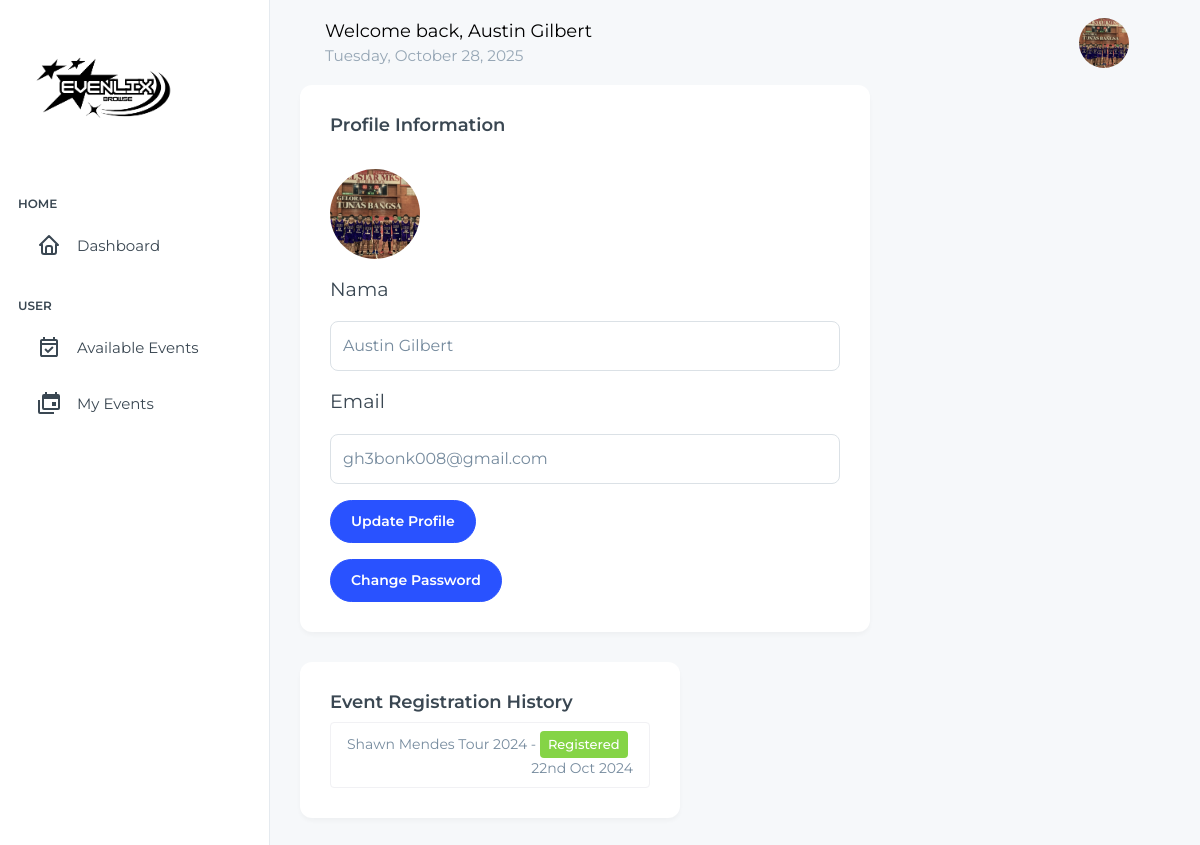
/profile.php (signed in), run on the app's committed database.
### tables this page shows
CREATE TABLE `users` (
  `user_id` int(11) NOT NULL,
  `email` varchar(255) NOT NULL,
  `username` varchar(100) NOT NULL,
  `password` varchar(255) NOT NULL,
  `role` enum('admin','user') NOT NULL DEFAULT 'user',
  `foto` varchar(50) DEFAULT NULL,
  `id_events` int(11) DEFAULT NULL
);

CREATE TABLE `registrations` (
  `registration_id` int(11) NOT NULL,
  `user_id` int(11) NOT NULL,
  `event_id` int(11) NOT NULL,
  `registration_date` timestamp NOT NULL DEFAULT current_timestamp(),
  `tickets` int(11) NOT NULL DEFAULT 1
);

CREATE TABLE `events` (
  `id_events` int(11) NOT NULL,
  `event_name` varchar(255) NOT NULL,
  `date_time` datetime NOT NULL,
  `max_capacity` int(11) NOT NULL,
  `location` varchar(225) NOT NULL,
  `description` text NOT NULL,
  `photo` varchar(225) NOT NULL,
  `created_at` timestamp NOT NULL DEFAULT current_timestamp(),
  `status` varchar(30) DEFAULT NULL
);

### pre-profile.php (called while the page is built)
<?php
    include 'connect.php';
    $user_id = $_SESSION['user_id'];
    $sql = "SELECT username, email, foto FROM users WHERE user_id = ?";
    $stmt = $conn->prepare($sql);
    $stmt->bind_param("i", $user_id);
    $stmt->execute();
    $result = $stmt->get_result();
    $user = $result->fetch_assoc();
?>

### profile.php (the view, shortened to what this page needs)
<!doctype html>
<html lang="en">
<head>
    <link rel="stylesheet" href="../assets/css/styles.min.css" />
</head>
<body>
    <div class="page-wrapper" id="main-wrapper" data-layout="vertical" data-navbarbg="skin6" data-sidebartype="full"
        data-sidebar-position="fixed" data-header-position="fixed">
        <?php include 'sidebar.php' ?>
        <div class="body-wrapper">
            <?php include 'header.php' ?>
            <div class="container-fluid">
                <div class="row">
                    <div class="col-lg-8">
                        <div class="card">
                            <div class="card-body">
                                <h4 class="card-title">Profile Information</h4>
                                <?php require 'pre-profile.php' ?>
                                <form id="editProfileForm" method="POST" action="profile-update.php" enctype="multipart/form-data">
                                    <div class="mt-3">
                                        <img src="../assets/images/profile/<?php echo htmlspecialchars($user['foto'] ?? 'default.jpg'); ?>"
                                        alt="Profile Picture"
                                        id="profileImage"
                                        class="mt-3 img-fluid rounded-circle mb-3"
                                        style="width: 90px; height: 90px; object-fit: cover; cursor: pointer;"
                                        onclick="document.getElementById('fileInput').click();">
                                    </div>
                                    <div>
                                        <div class="mb-3">
                                            <label for="name" class="form-label">Nama</label>
                                            <input type="text" class="form-control" id="name" name="username"
                                                value="<?php echo htmlspecialchars($user['username']); ?>" required>
                                        </div>
                                        <div class="mb-3">
                                            <label for="email" class="form-label">Email</label>
                                            <input type="email" class="form-control" id="email" name="email"
                                                value="<?php echo htmlspecialchars($user['email']); ?>" required>
                                        </div>
                                        <button type="submit" class="btn btn-primary mb-3">Update Profile</button>
                                    </div>
                                </form>
                                <button type="button" class="btn btn-primary" data-bs-toggle="modal" data-bs-target="#changePasswordModal">
                                    Change Password
                                </button>
                            </div>
                        </div>
                        <?php
                            $userId = $_SESSION['user_id'];
                            require "connect.php";
                            $sql = "SELECT r.registration_id, r.registration_date, e.event_name
                                    FROM registrations r
                                    JOIN events e ON r.event_id = e.id_events
                                    WHERE r.user_id = ?
                                    ORDER BY r.registration_date DESC";
                            $stmt = $conn->prepare($sql);
                            $stmt->bind_param("i", $userId);
                            $stmt->execute();
                            $result = $stmt->get_result();
                            ?>
                            <div class="col-lg-8 mt-4">
                                <div class="card">
                                    <div class="card-body">
                                        <h4 class="card-title">Event Registration History</h4>
                                        <ul class="list-group">
                                            <?php if ($result->num_rows > 0): ?>
                                                <?php while ($row = $result->fetch_assoc()): ?>
                                                    <li class="list-group-item">
                                                        <?php echo htmlspecialchars($row['event_name']); ?> -
                                                        <span class="badge bg-success">Registered</span>
                                                        <span class="float-end"><?php echo date('jS M Y', strtotime($row['registration_date'])); ?></span>
                                                    </li>
                                                <?php endwhile; ?>
                                            <?php else: ?>
                                                <li class="list-group-item">No registration history found.</li>
                                            <?php endif; ?>
                                        </ul>
                                    </div>
                                </div>
                            </div>
                    </div>
                </div>
            </div>
        </div>
</body>
</html>

### header.php (shortened to what this page needs)
<?php
require "connect.php";
$role = isset($_SESSION['role']) ? $_SESSION['role'] : null;
$userId = isset($_SESSION['user_id']) ? $_SESSION['user_id'] : null;
$username = 'Guest';
$userImage = '../assets/images/profile/default.jpg';
$currentDate = date('l, F j, Y');
if ($userId) {
    $stmt = $conn->prepare("SELECT username, foto FROM users WHERE user_id = ?");
    $stmt->bind_param("i", $userId);
    $stmt->execute();
    $stmt->bind_result($username, $foto);
    if ($stmt->fetch()) {
        if (!empty($foto)) {
            $userImage = "../assets/images/profile/" . $foto . '?' . time();
        }
    }
}
?>
<link rel="stylesheet" href="../assets/css/styles.min.css" />
<header class="app-header">
  <nav class="navbar navbar-expand-lg navbar-light">
    <div class="container-fluid mt-2">
      <div class="navbar-brand">
        <span class="fs-5">Welcome back, <?php echo htmlspecialchars($username); ?></span>
        <div class="small text-muted"><?php echo htmlspecialchars($currentDate); ?></div>
      </div>
      <?php if ($role === 'admin' || $role === 'user'): ?>
      <div class="navbar-collapse justify-content-end" id="navbarNav">
        <ul class="navbar-nav flex-row ms-auto align-items-center justify-content-end">
          <li class="nav-item dropdown">
            <a class="nav-link nav-icon-hover" href="#" id="drop2" data-bs-toggle="dropdown" aria-expanded="false">
              <img src="<?php echo htmlspecialchars($userImage); ?>" alt="" width="50" height="50" class="rounded-circle" style="object-fit: cover;">
            </a>
          </li>
        </ul>
      </div>
    <?php endif; ?>
    </div>
  </nav>
</header>

### data on the page
users: username "Austin Gilbert", foto (picture), email "gh3bonk008@gmail.com"
registrations: event.event_name "Shawn Mendes Tour 2024", registration_date "22nd Oct 2024"
